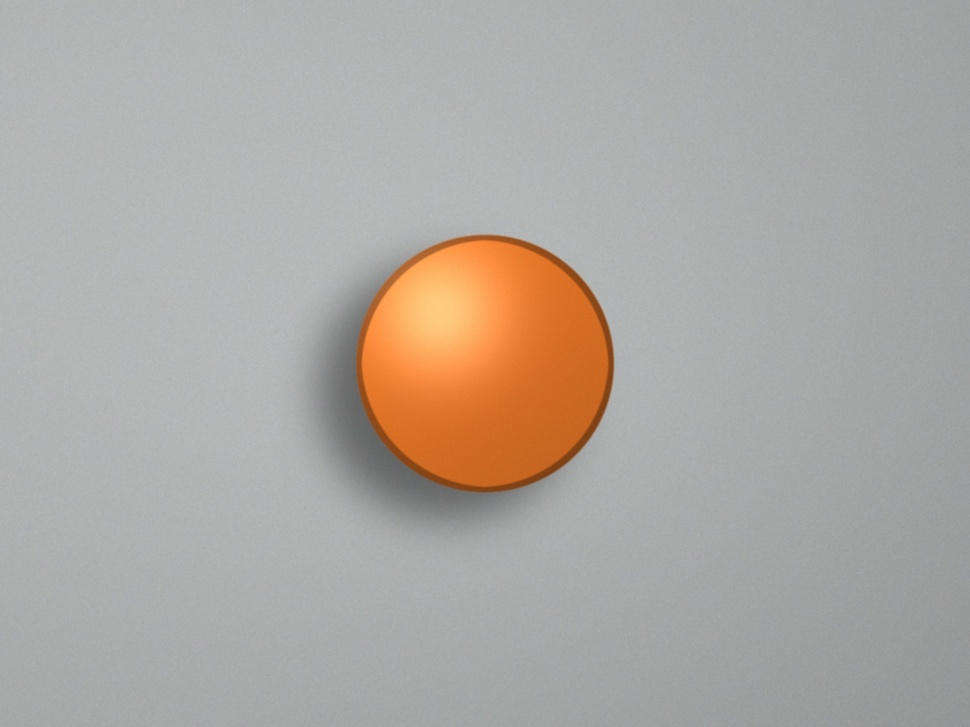
#> input picture 算法组/Week2/xiaojunhao/src/color_detector/data/images/01_clear.jpg, 970 x 727 px, shrunk from 1280 x 960 before the run, given in place of task3_color_detect_image1.jpg, which was not available
$ python task3_color_detect.py
#> lines starting #> are read from the running program, lines starting #| are printed output that depends on the picture; after the words box and inside, x2 and y2 are one past the last pixel; in counts of white or black regions, pixels touching at a corner belong together
import cv2 as cv
import numpy as np
import os

#将要测试的三张图片加入列表
image_names = ['task3_color_detect_image1.jpg','task3_color_detect_image2.jpg','task3_color_detect_image3.jpg']
save_dir = 'outputs/task3'
os.makedirs(save_dir, exist_ok=True)

#for 循环，一次处理图片
for i, name in enumerate(image_names, start=1):
    print(f"正在处理第{i}张图:{name}...")

    image_path = f'data/images/{name}'
    img = cv.imread(image_path)
#> img is the input picture: shape (727, 970, 3); mean B, G, R 163.3, 168.6, 174.1

    if img is None:
        print("找不到图片，跳过")
        continue

    hsv = cv.cvtColor(img, cv.COLOR_BGR2HSV)
#> hsv: shape (727, 970, 3); mean H, S, V 78.6, 17.6, 176.3

    lower_orange = np.array([5,100,100])
    upper_orange = np.array([25,255,255])

    mask = cv.inRange(hsv, lower_orange, upper_orange)
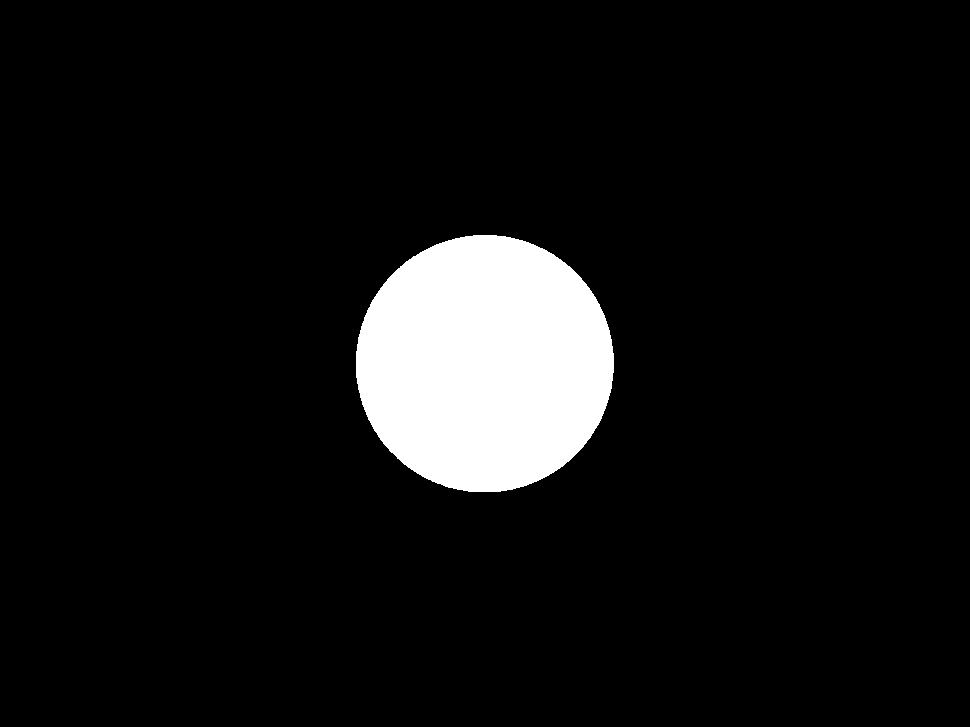
#> mask: shape (727, 970); 7.4% white; 1 white region, box (x1, y1, x2, y2) and area: (356, 235, 614, 492) 52165
    cv.imwrite(f'{save_dir}/img{i}_01_mask.png', mask)

    #形态学操作，改善掩膜
    kernel = np.ones((2, 2), np.uint8)
    mask = cv.morphologyEx(mask, cv.MORPH_OPEN, kernel)
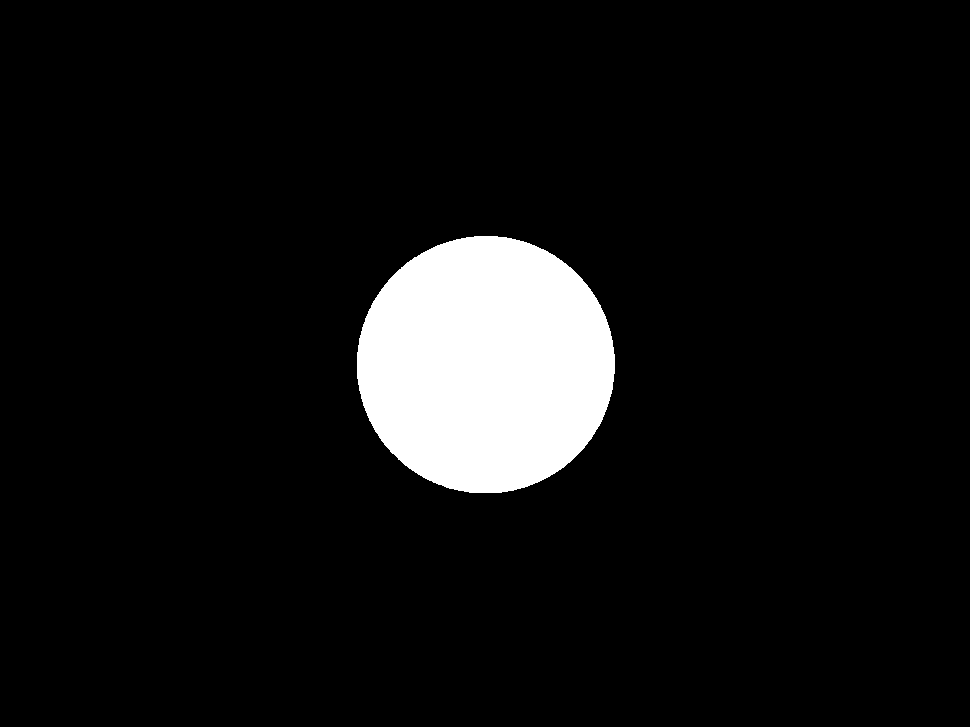
#> mask: shape (727, 970); 7.4% white; 1 white region, box (x1, y1, x2, y2) and area: (357, 236, 615, 493) 52165
    mask = cv.morphologyEx(mask, cv.MORPH_CLOSE, kernel)
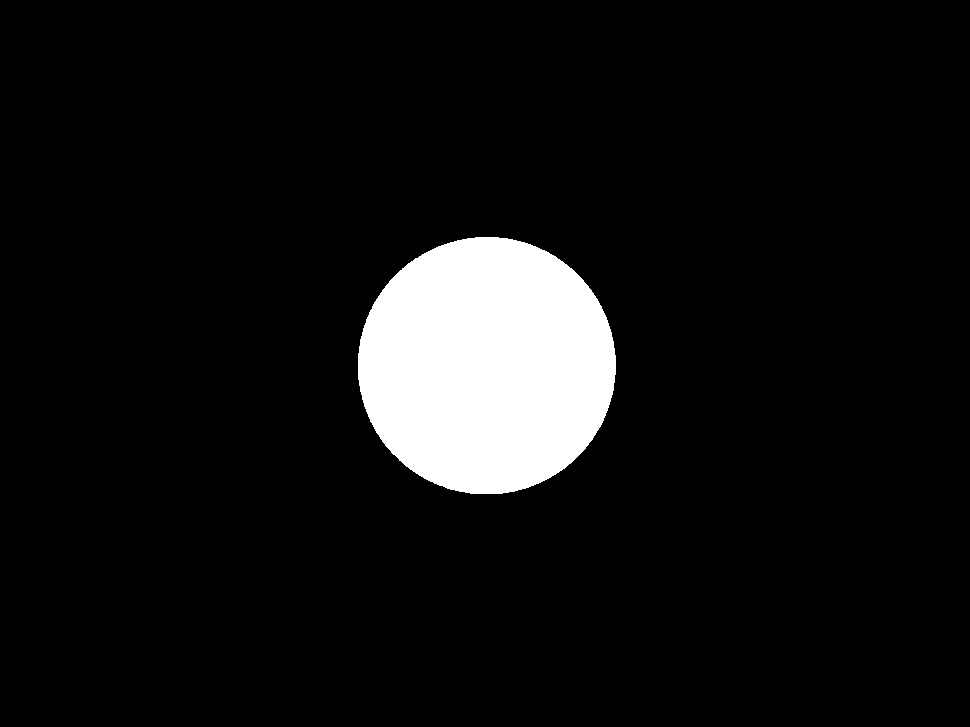
#> mask: shape (727, 970); 7.4% white; 1 white region

    #找轮廓
    contours, _ = cv.findContours(mask, cv.RETR_EXTERNAL, cv.CHAIN_APPROX_SIMPLE)
#> contours = 1 contour; box (x1, y1, x2, y2) and area: (358, 237, 616, 494) 51800

    #按轮廓面积过滤噪声区， 画框， 和中心点

    if len(contours) > 0: # 只要找到了轮廓
        # 关键绝招：用 max() 找出面积最大的那个轮廓，其他的小噪点直接无视
        largest_contour = max(contours, key=cv.contourArea)
#> largest_contour = contour of 362 points, box (x1, y1, x2, y2) (358, 237, 616, 494), area 51800

        # 计算这个最大轮廓的面积
        area = cv.contourArea(largest_contour)
#> area = 51799.5

        # 如果最大的轮廓面积也大于 500，说明是真目标
        if area > 500:
            # 获取最大轮廓的外接矩形
            x, y, w, h = cv.boundingRect(largest_contour)
#> x = 358; y = 237; w = 258; h = 257

            # 计算中心点
            center_x = x + w // 2
#> center_x = 487
            center_y = y + h // 2
#> center_y = 365

            cv.rectangle(img, (x, y), (x + w, y + h), (0, 255, 0), 2)
            cv.circle(img, (center_x, center_y), 5, (0, 0, 255), -1)
#> img: shape (727, 970, 3); mean B, G, R 162.6, 169.1, 173.5

            text = f"Area:{int(area)}"
#> text = 'Area:51799'
            cv.putText(img, text, (x, y - 10), cv.FONT_HERSHEY_SIMPLEX, 0.6, (0, 255, 0), 2)
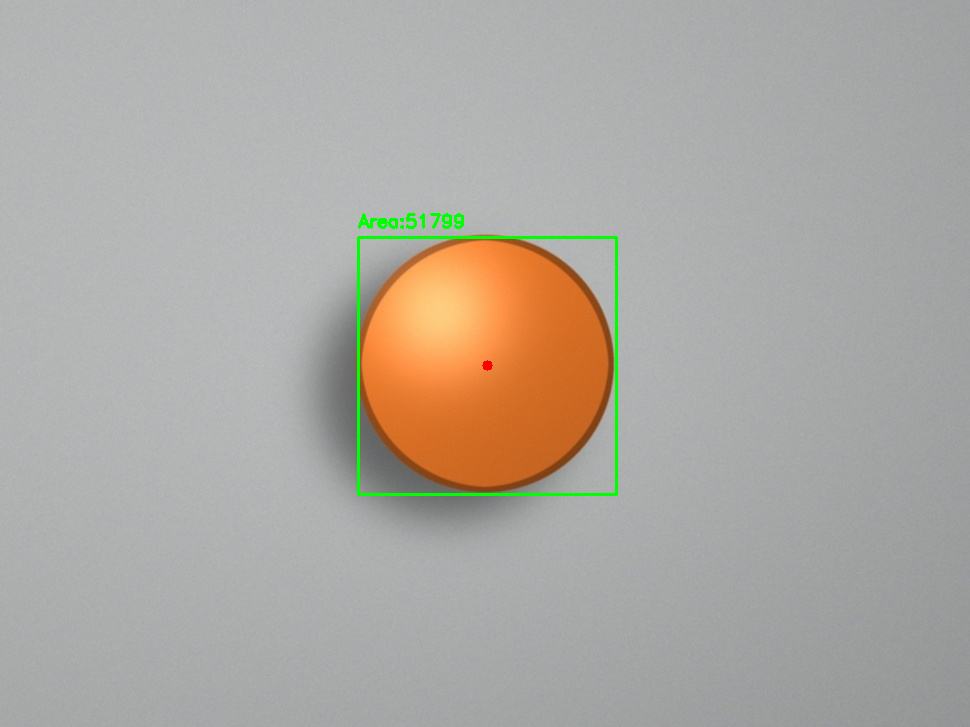
#> img: shape (727, 970, 3); mean B, G, R 162.4, 169.2, 173.3

            print(f" 发现最大目标！中心坐标: ({center_x}, {center_y}), 面积: {int(area)}")
#|  发现最大目标！中心坐标: (487, 365), 面积: 51799
        else:
            print(" 找到轮廓了，但面积太小(<500)，可能是噪点。")

    cv.imwrite(f'{save_dir}/img{i}_02_result.png', img)
    print(f" 第{i}张图片处理完成，结果已存入 img{i}_02_result.png")
#> pass 2 of the loop `for i, name in enumerate(image_names, start=1):`:
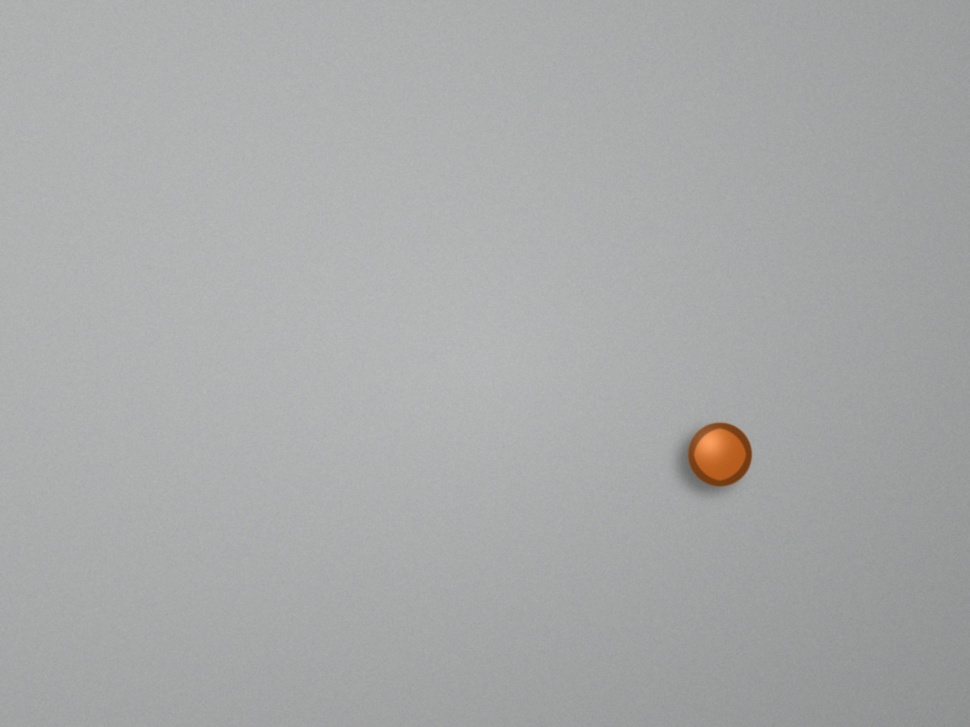
#> input picture 算法组/Week2/xiaojunhao/src/color_detector/data/images/02_small.jpg, 970 x 727 px, shrunk from 1280 x 960 before the run, given in place of task3_color_detect_image2.jpg, which was not available
#> img is the input picture: shape (727, 970, 3); mean B, G, R 169.1, 169.4, 168.1
#> hsv: shape (727, 970, 3); mean H, S, V 84, 4.3, 170.4
#> `mask = cv.inRange(hsv, lower_orange, upper_orange)`:
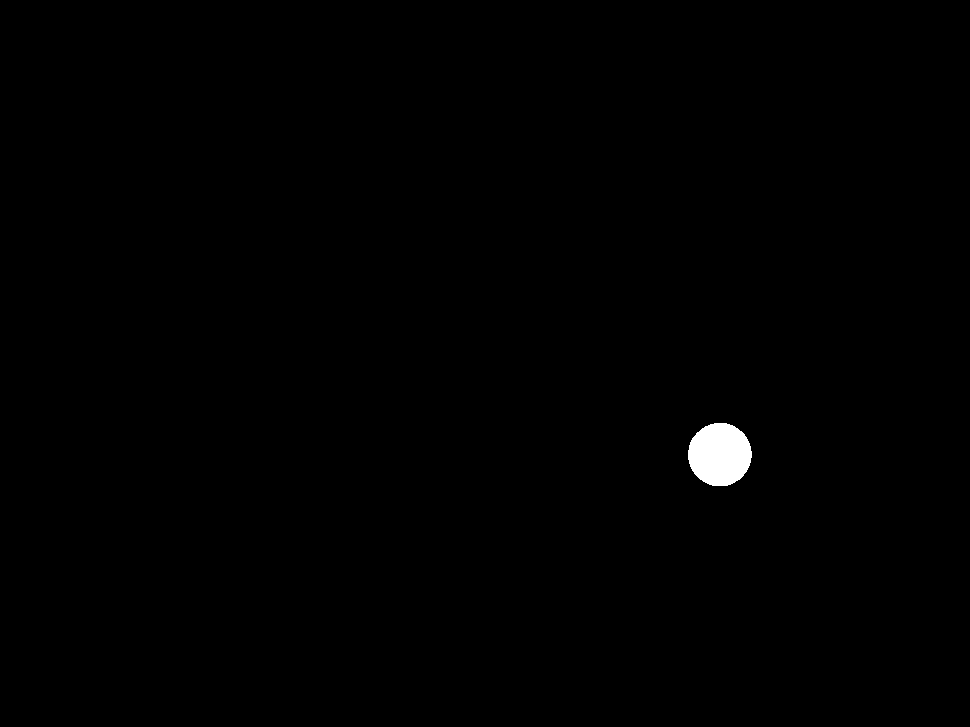
#> mask: shape (727, 970); 0.45% white; 1 white region, box (x1, y1, x2, y2) and area: (688, 423, 752, 486) 3168
#> contours = 1 contour; box (x1, y1, x2, y2) and area: (690, 425, 754, 488) 3078
#> largest_contour = contour of 92 points, box (x1, y1, x2, y2) (690, 425, 754, 488), area 3078
#> area = 3078
#> x = 690; y = 425; w = 64; h = 63
#> center_x = 722
#> center_y = 456
#> text = 'Area:3078'
#> `cv.putText(img, text, (x, y - 10), cv.FONT_HERSHEY_SIMPLEX, 0.6, (0, 2..`:
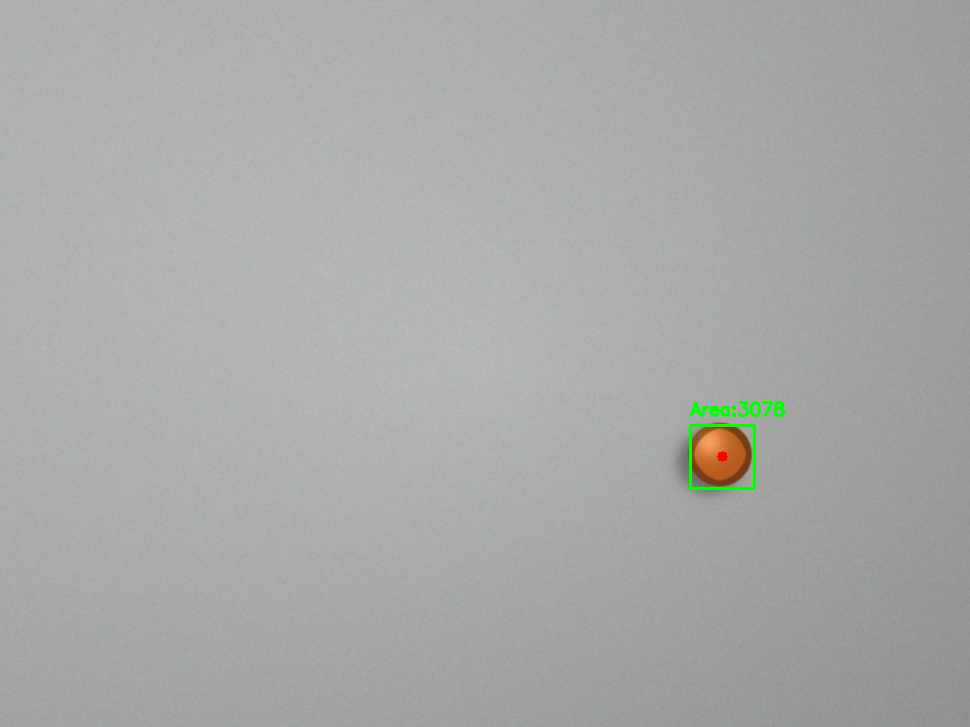
#> img: shape (727, 970, 3); mean B, G, R 168.8, 169.6, 167.8
#|  发现最大目标！中心坐标: (722, 456), 面积: 3078
